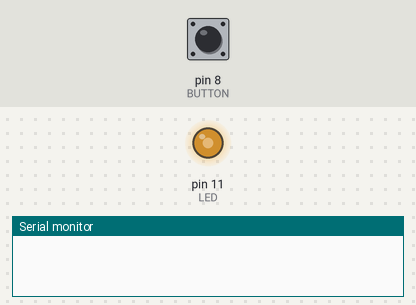
Simulated run of this sketch. Board: Arduino Uno, built with avr-gcc and run on an emulated ATmega328P. On the bench: output pins drawn as LEDs (lit = HIGH), the last lines printed to the serial monitor. The test bench sets the inputs (shaded band); at power-on: pin 8 (BUTTON) HIGH.

Above: at 1.2 s.
1.3 s: pin 8 (BUTTON) pulled LOW for 3.2 s
At 1.7 s:
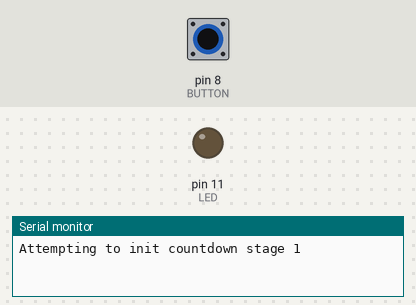
7.0 s: pin 8 (BUTTON) pulled LOW for 1 s
At 7.4 s:
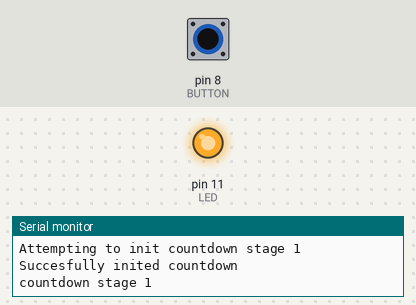
10.2 s: pin 8 (BUTTON) pulled LOW for 0.15 s
At 11.0 s:
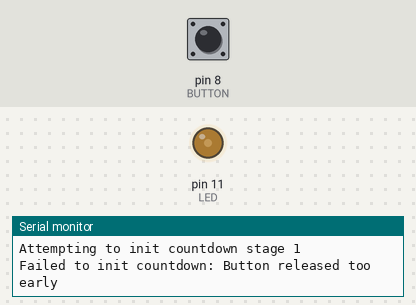
Timing chart, 0 to 19.2 s (numbered marks = the images above; inputs shaded):
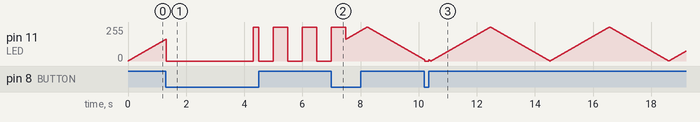

The sketch:

blinkycount.ino
```cpp
#include "config.h"
#include "periph.h"

void setup() {
    pinMode(LED, OUTPUT);
    pinMode(13, INPUT);
    Serial.begin(9600);
    ledSet(false);
}

auto start_TIME__ = 0;
bool collecting_data = false;
bool data_complete = false;

void loop() {
    if (collecting_data && !takeData()) {
        collecting_data = false;
        data_complete = true;
    } else if (!collecting_data && buttonPressed()) {
        if (countdown())
            collecting_data = true;
        else
            waitForButtonRelease();
    } else if (data_complete) {
        ledPulse(2);
    } else {
        ledPulse(8);
    }
}

bool init_countdown() {
    ledSet(false);
    Serial.println("Attempting to init countdown stage 1");

    auto start_time = millis();

    while (millis() - start_time < 3000) {
        if (buttonReleased()) {
            Serial.println("Failed to init countdown: Button released too early");
            return false;
        }
    }

    ledSet(true);
    // Serial.println("Attempting to init countdown stage 2");

    while (millis() - start_time < 5000) {
        if (buttonReleased()) {
            Serial.println("Succesfully inited countdown");
            return true;
        }
    }

    Serial.println("Failed to init countdown: Button not released early enough");

    return false;
}

bool countdown() {
    if (!init_countdown())
        return false;

    Serial.println("countdown stage 1");

    for (int i = 0; i < COUNTDOWN_TIME; i++) {
        ledSet(false);
        delay(500);
        ledSet(true);
        delay(500);
        if (buttonPressed()) {
            waitForButtonRelease();
            return false;
        }
    }

    Serial.println("countdown stage 2");

    for (int i = 0; i < COUNTDOWN_TIME; i++) {
        ledSet(false);
        delay(100);
        ledSet(true);
        delay(100);
        if (buttonPressed()) {
            waitForButtonRelease();
            return false;
        }
    }

    Serial.println("Countdown successful");

    start_TIME__ = millis();
    return true;
}

bool takeData() {
    return millis() - start_TIME__ < 15000;
}
```

periph.h
```cpp
#pragma once
#include "config.h"

void ledSet(bool on) {
  digitalWrite(LED, on);
}
void ledAnalog(uint8_t i) {
  analogWrite(LED, i);
}
void ledPulse(uint8_t d) {
  static bool brightness_inc = true;
  static uint8_t brightness = 0;

  if (brightness_inc) {
    brightness++;
    if (brightness == 255) {
      brightness_inc = false;
    }
  } else {
    brightness--;
    if (brightness == 0) {
      brightness_inc = true;
    }
  }
  ledAnalog(brightness);
  delay(d);
}

bool getButton() {
  return !digitalRead(BUTTON);
}
bool buttonPressed() {
  return getButton();
}
bool buttonReleased() {
  return !getButton();
};
void waitForButtonRelease() {
  while (buttonPressed())
    ledPulse(8);
}
```

config.h
```cpp
#pragma once

const bool DEBUG = true;
const uint8_t BUTTON = 8;
const uint8_t LED = 11;

const size_t MAX_ADDR = 1 << 15;

const int COUNTDOWN_TIME = 30;
```
